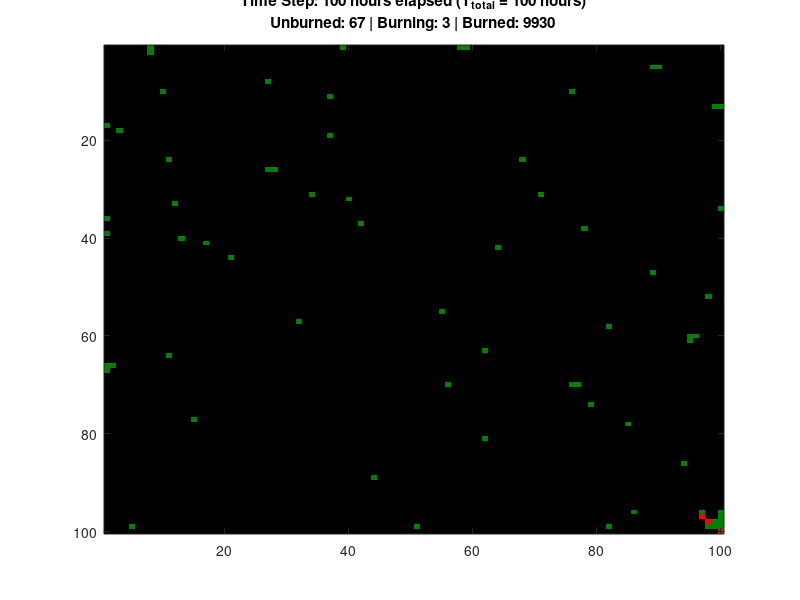

The MATLAB script that drew this image:
% Wildfire Simulation
% sl9820
% Intro to Computer Simulation
% This MATLAB script simulates wildfire spread using a cellular automaton 
% model, where fire propagates probabilistically to neighboring trees in a 
% 2D forest grid. The simulation runs dynamically, visualizing fire 
% progression and stopping when no trees are actively burning.

clc; clear; close all;

clockmax = 100;     
n = 100;            
m = 100;          
spread_prob = 0.75;
delta_t = 1;        
T_total = 0;      

Forest = zeros(n, m);

center_i = round(n / 2);
center_j = round(m / 2);
Forest(center_i, center_j) = 1;

cmap = [0 0.5 0; 1 0 0; 0 0 0];
colormap(cmap);
caxis([0, 2]);
colorbar;

figure(1);
imagesc(Forest);
title('Initial Forest (Fire in Center)');
drawnow;
pause(1);

neighbor_offsets = [-1  0; 1  0;  0 -1;  0  1];


for clock = 1:clockmax
    Forest_copy = Forest;

    [iExcited, jExcited] = find(Forest == 1);
    
    for k = 1:length(iExcited)
        i = iExcited(k);
        j = jExcited(k);
        
        Forest_copy(i, j) = 2;

        for t = 1:size(neighbor_offsets, 1)
            ni = i + neighbor_offsets(t, 1);
            nj = j + neighbor_offsets(t, 2);
            
            if ni >= 1 && ni <= n && nj >= 1 && nj <= m
                if Forest(ni, nj) == 0 && rand() < spread_prob 
                    Forest_copy(ni, nj) = 1; 
                end
            end
        end
    end
    

    Forest = Forest_copy;

    T_total = clock * delta_t;

    num_unburned = sum(Forest(:) == 0);
    num_burning = sum(Forest(:) == 1);
    num_burned = sum(Forest(:) == 2);

    imagesc(Forest);
    title({['Time Step: ', num2str(clock), ' hours elapsed (T_{total} = ', num2str(T_total), ' hours)']; ...
           ['Unburned: ', num2str(num_unburned), ...
           ' | Burning: ', num2str(num_burning), ...
           ' | Burned: ', num2str(num_burned)]});
    drawnow;
    pause(0.5);
    
    if num_burning == 0
        break;
    end
end

disp(['Simulation ended after ', num2str(T_total), ' hours.']);
disp(['Final counts - Unburned: ', num2str(num_unburned), ...
      ', Burning: ', num2str(num_burning), ...
      ', Burned: ', num2str(num_burned)]);